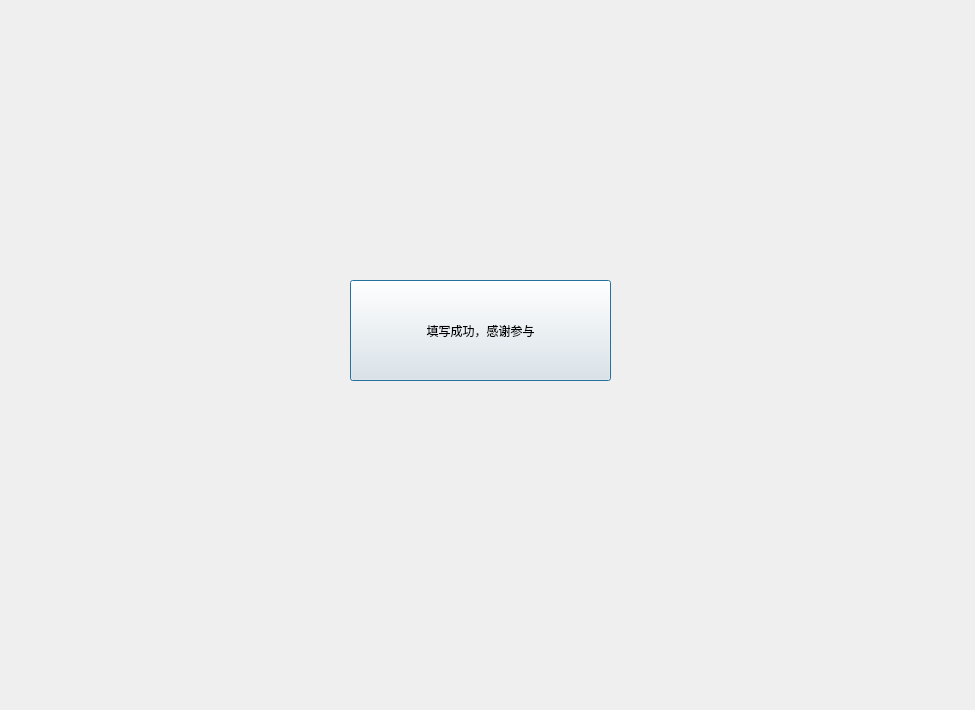
<?xml version="1.0" encoding="UTF-8"?>
<ui version="4.0">
 <class>Dialog_signform</class>
 <widget class="QDialog" name="Dialog_signform">
  <property name="geometry">
   <rect>
    <x>0</x>
    <y>0</y>
    <width>975</width>
    <height>710</height>
   </rect>
  </property>
  <property name="windowTitle">
   <string>Dialog</string>
  </property>
  <widget class="QPushButton" name="pushButton">
   <property name="geometry">
    <rect>
     <x>350</x>
     <y>280</y>
     <width>261</width>
     <height>101</height>
    </rect>
   </property>
   <property name="text">
    <string>填写成功，感谢参与</string>
   </property>
  </widget>
 </widget>
 <resources/>
 <connections/>
</ui>
